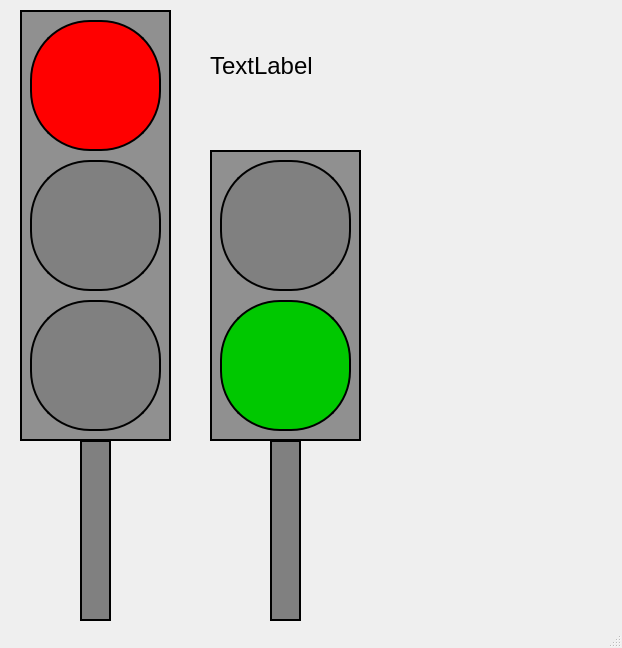
<?xml version="1.0" encoding="UTF-8"?>
<ui version="4.0">
 <class>MainWindow</class>
 <widget class="QMainWindow" name="MainWindow">
  <property name="geometry">
   <rect>
    <x>0</x>
    <y>0</y>
    <width>622</width>
    <height>648</height>
   </rect>
  </property>
  <property name="windowTitle">
   <string>MainWindow</string>
  </property>
  <widget class="QWidget" name="centralwidget">
   <widget class="QFrame" name="frame">
    <property name="geometry">
     <rect>
      <x>20</x>
      <y>10</y>
      <width>151</width>
      <height>431</height>
     </rect>
    </property>
    <property name="styleSheet">
     <string notr="true">background-color: rgb(144, 144, 144); border: 2px solid black</string>
    </property>
    <property name="frameShape">
     <enum>QFrame::StyledPanel</enum>
    </property>
    <property name="frameShadow">
     <enum>QFrame::Raised</enum>
    </property>
    <widget class="QFrame" name="green">
     <property name="geometry">
      <rect>
       <x>10</x>
       <y>290</y>
       <width>131</width>
       <height>131</height>
      </rect>
     </property>
     <property name="styleSheet">
      <string notr="true">background-color:grey; border-radius: 60px; border: 2px solid black</string>
     </property>
     <property name="frameShape">
      <enum>QFrame::StyledPanel</enum>
     </property>
     <property name="frameShadow">
      <enum>QFrame::Raised</enum>
     </property>
    </widget>
    <widget class="QFrame" name="yellow">
     <property name="geometry">
      <rect>
       <x>10</x>
       <y>150</y>
       <width>131</width>
       <height>131</height>
      </rect>
     </property>
     <property name="styleSheet">
      <string notr="true">background-color: grey; border-radius: 60px; border: 2px solid black</string>
     </property>
     <property name="frameShape">
      <enum>QFrame::StyledPanel</enum>
     </property>
     <property name="frameShadow">
      <enum>QFrame::Raised</enum>
     </property>
    </widget>
    <widget class="QFrame" name="red">
     <property name="geometry">
      <rect>
       <x>10</x>
       <y>10</y>
       <width>131</width>
       <height>131</height>
      </rect>
     </property>
     <property name="styleSheet">
      <string notr="true">background-color: red; border-radius: 60px; border: 2px solid black</string>
     </property>
     <property name="frameShape">
      <enum>QFrame::StyledPanel</enum>
     </property>
     <property name="frameShadow">
      <enum>QFrame::Raised</enum>
     </property>
    </widget>
   </widget>
   <widget class="QFrame" name="min_frame">
    <property name="geometry">
     <rect>
      <x>210</x>
      <y>150</y>
      <width>151</width>
      <height>291</height>
     </rect>
    </property>
    <property name="styleSheet">
     <string notr="true">background-color: rgb(144, 144, 144); border: 2px solid black</string>
    </property>
    <property name="frameShape">
     <enum>QFrame::StyledPanel</enum>
    </property>
    <property name="frameShadow">
     <enum>QFrame::Raised</enum>
    </property>
    <widget class="QFrame" name="min_green">
     <property name="geometry">
      <rect>
       <x>10</x>
       <y>150</y>
       <width>131</width>
       <height>131</height>
      </rect>
     </property>
     <property name="styleSheet">
      <string notr="true">background-color: rgb(0, 200, 0); border-radius: 60px; border: 2px solid black</string>
     </property>
     <property name="frameShape">
      <enum>QFrame::StyledPanel</enum>
     </property>
     <property name="frameShadow">
      <enum>QFrame::Raised</enum>
     </property>
    </widget>
    <widget class="QFrame" name="min_red">
     <property name="geometry">
      <rect>
       <x>10</x>
       <y>10</y>
       <width>131</width>
       <height>131</height>
      </rect>
     </property>
     <property name="styleSheet">
      <string notr="true">background-color: grey; border-radius: 60px; border: 2px solid black</string>
     </property>
     <property name="frameShape">
      <enum>QFrame::StyledPanel</enum>
     </property>
     <property name="frameShadow">
      <enum>QFrame::Raised</enum>
     </property>
    </widget>
   </widget>
   <widget class="QLabel" name="label">
    <property name="geometry">
     <rect>
      <x>210</x>
      <y>20</y>
      <width>151</width>
      <height>91</height>
     </rect>
    </property>
    <property name="styleSheet">
     <string notr="true">font-size: 24px</string>
    </property>
    <property name="text">
     <string>TextLabel</string>
    </property>
   </widget>
   <widget class="QFrame" name="frame_2">
    <property name="geometry">
     <rect>
      <x>80</x>
      <y>440</y>
      <width>31</width>
      <height>181</height>
     </rect>
    </property>
    <property name="styleSheet">
     <string notr="true">background-color: grey; border: 2px solid black</string>
    </property>
    <property name="frameShape">
     <enum>QFrame::StyledPanel</enum>
    </property>
    <property name="frameShadow">
     <enum>QFrame::Raised</enum>
    </property>
   </widget>
   <widget class="QFrame" name="frame_3">
    <property name="geometry">
     <rect>
      <x>270</x>
      <y>440</y>
      <width>31</width>
      <height>181</height>
     </rect>
    </property>
    <property name="styleSheet">
     <string notr="true">background-color: grey; border: 2px solid black</string>
    </property>
    <property name="frameShape">
     <enum>QFrame::StyledPanel</enum>
    </property>
    <property name="frameShadow">
     <enum>QFrame::Raised</enum>
    </property>
   </widget>
  </widget>
  <widget class="QMenuBar" name="menubar">
   <property name="geometry">
    <rect>
     <x>0</x>
     <y>0</y>
     <width>622</width>
     <height>21</height>
    </rect>
   </property>
  </widget>
  <widget class="QStatusBar" name="statusbar"/>
 </widget>
 <resources/>
 <connections/>
</ui>
